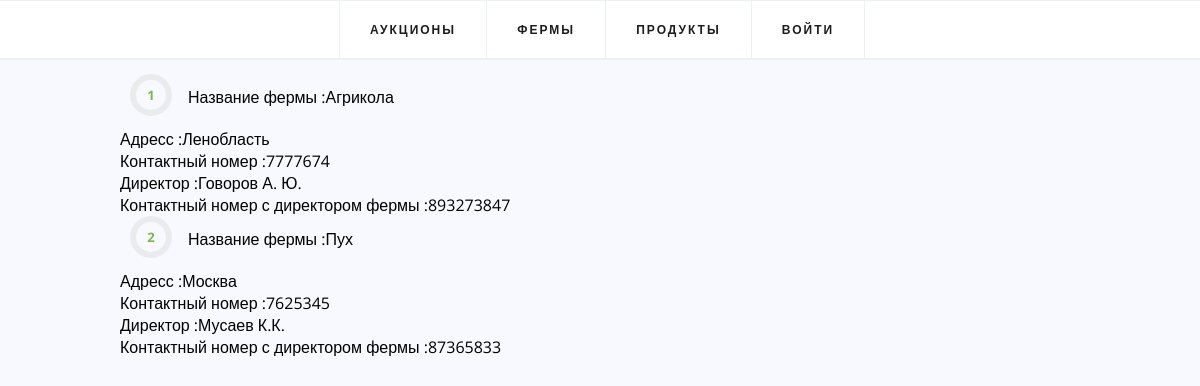
/farms, run on the app's committed database.
### app/models.py (models this page shows)
class Farm(models.Model):
    name = models.CharField(max_length=50)
    address = models.CharField(max_length=150)
    phone_number = models.CharField(max_length=10)
    name_directors = models.CharField(max_length=150)
    phone_directors = models.CharField(max_length=10)

### app/views.py (the view)
# urls.py: path('farms', farms, name="farms_url"),
def farms(request):
    context = {"data_f": Farm.objects.all()}
    return render(request, "farms.html", context)

### templates/farms.html
{% extends 'auctions.html' %}
{% block body %}
<ul class="list4b" style="margin-left: 10%">
    {% for farm in data_f %}
    <li>Название фермы :{{ farm.name }}<br></li>
        Адресс :{{ farm.address }}<br>
        Контактный номер :{{ farm.phone_number }}<br>
        Директор :{{ farm.name_directors }}<br>
        Контактный номер с директором фермы :{{ farm.phone_directors }}<br>
        {%endfor%}
</ul>
{% endblock %}

### templates/auctions.html (style rules this page uses)
* { box-sizing: border-box; }
body { margin: 0; background: #f7f9fe; font-family: 'Open Sans', sans-serif; }
.list4b { padding:0; list-style: none; counter-reset: li; }
.list4b li { position: relative; padding:12px 20px 20px 28px; margin-left: 40px; transition-duration: 0.3s; }
.list4b li:before { border: 6px solid transparent; line-height: 30px; position: absolute; top: 0; left:-30px; width:42px; text-align:center; font-size: 13px; font-weight: bold; color: #76b852; counter-increment: li; content: counter(li); transition-duration: 0.3s; -webkit-box-sizing: border-box; -moz-box-sizing: border-box; box-sizing: border-box; }
.list4b li:after { position: absolute; top: 0; left: -30px; width: 42px; height: 42px; border: 6px solid #DDDDDD; border-radius: 50%; content: ''; opacity: 0.5; -webkit-box-sizing: border-box; -moz-box-sizing: border-box; box-sizing: border-box; }

### data on the page
Farm: name "Агрикола", address "Ленобласть", phone_number "7777674", name_directors "Говоров А. Ю.", phone_directors "893273847"
Farm: name "Пух", address "Москва", phone_number "7625345", name_directors "Мусаев К.К.", phone_directors "87365833"
